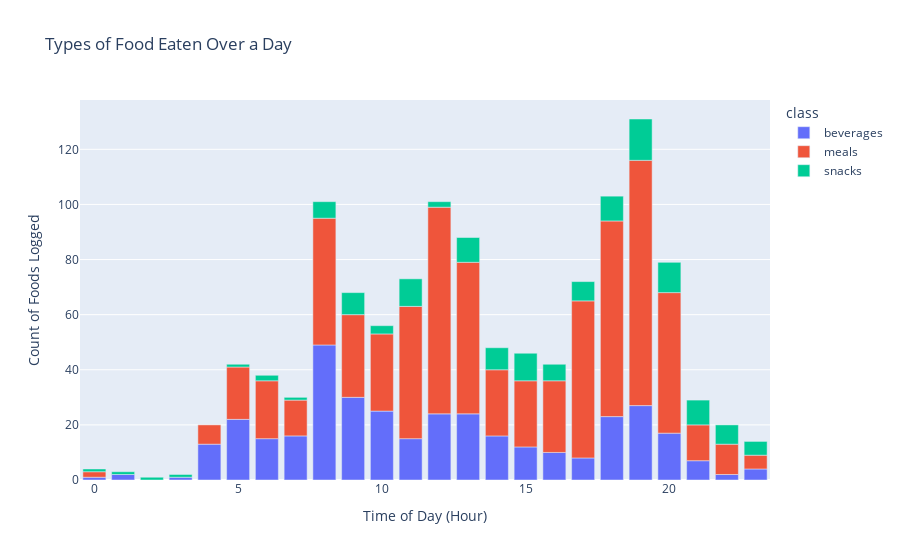

Notebook code cell kept with this figure:
### Code cell
px.bar(data_frame=graphed[(graphed['class']!='supplements') & (graphed['class']!='fruits/veggies')], y='calorie', x='hour', color='class', title="Types of Food Eaten Over a Day", labels={'hour': 'Time of Day (Hour)', 'calorie': 'Count of Foods Logged'})

### Figure 1 — Plotly figure (JSON) as saved in the notebook; plotly's stock layout.template omitted (floating-point values rounded to 4 significant figures)
{"data": [{"alignmentgroup": "True", "hovertemplate": "class=beverages<br>Time of Day (Hour)=%{x}<br>Count of Foods Logged=%{y}<extra></extra>", "legendgroup": "beverages", "marker": {"color": "#636efa", "pattern": {"shape": ""}}, "name": "beverages", "offsetgroup": "beverages", "orientation": "v", "showlegend": true, "textposition": "auto", "type": "bar", "x": [0, 1, 3, 4, 5, 6, 7, 8, 9, 10, 11, 12, 13, 14, 15, 16, 17, 18, 19, 20, 21, 22, 23], "xaxis": "x", "y": [1, 2, 1, 13, 22, 15, 16, 49, 30, 25, 15, 24, 24, 16, 12, 10, 8, 23, 27, 17, 7, 2, 4], "yaxis": "y"}, {"alignmentgroup": "True", "hovertemplate": "class=meals<br>Time of Day (Hour)=%{x}<br>Count of Foods Logged=%{y}<extra></extra>", "legendgroup": "meals", "marker": {"color": "#EF553B", "pattern": {"shape": ""}}, "name": "meals", "offsetgroup": "meals", "orientation": "v", "showlegend": true, "textposition": "auto", "type": "bar", "x": [0, 4, 5, 6, 7, 8, 9, 10, 11, 12, 13, 14, 15, 16, 17, 18, 19, 20, 21, 22, 23], "xaxis": "x", "y": [2, 7, 19, 21, 13, 46, 30, 28, 48, 75, 55, 24, 24, 26, 57, 71, 89, 51, 13, 11, 5], "yaxis": "y"}, {"alignmentgroup": "True", "hovertemplate": "class=snacks<br>Time of Day (Hour)=%{x}<br>Count of Foods Logged=%{y}<extra></extra>", "legendgroup": "snacks", "marker": {"color": "#00cc96", "pattern": {"shape": ""}}, "name": "snacks", "offsetgroup": "snacks", "orientation": "v", "showlegend": true, "textposition": "auto", "type": "bar", "x": [0, 1, 2, 3, 5, 6, 7, 8, 9, 10, 11, 12, 13, 14, 15, 16, 17, 18, 19, 20, 21, 22, 23], "xaxis": "x", "y": [1, 1, 1, 1, 1, 2, 1, 6, 8, 3, 10, 2, 9, 8, 10, 6, 7, 9, 15, 11, 9, 7, 5], "yaxis": "y"}], "layout": {"barmode": "relative", "legend": {"title": {"text": "class"}, "tracegroupgap": 0}, "title": {"text": "Types of Food Eaten Over a Day"}, "xaxis": {"anchor": "y", "domain": [0, 1], "title": {"text": "Time of Day (Hour)"}}, "yaxis": {"anchor": "x", "domain": [0, 1], "title": {"text": "Count of Foods Logged"}}}}
